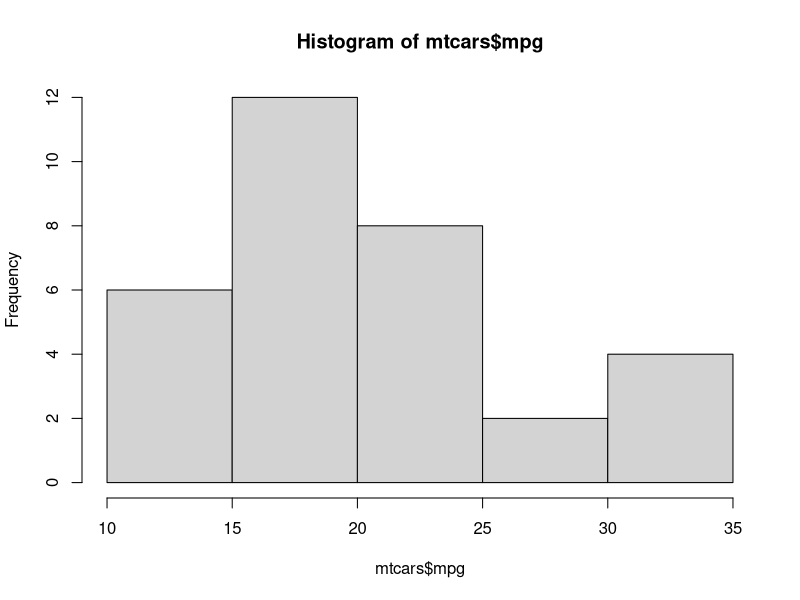
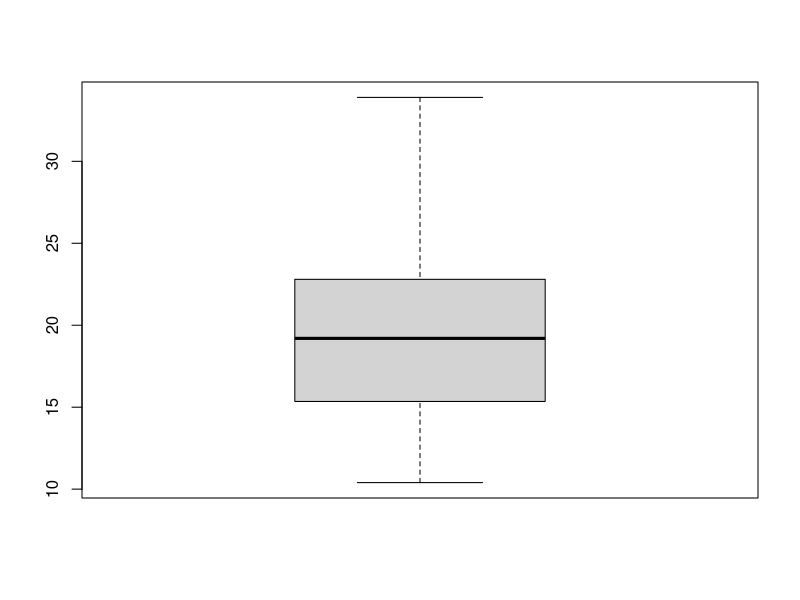

These figures' R source, in order:
## ---- chunk 1
library(tidyverse)
## ---- chunk 2
mtc<-as_tibble(mtcars)
class(mtc)
mtc
## ---- chunk 3
sum(mtc$gear > 4 )
select(mtc, 1:4, -3)
select (mtc, starts_with("c"),   ends_with("t"))
select(mtc, num_range("mpg", 1:5))
mtM <- mutate(mtc, hpp = hp/10)
mtM
filter(mtc, cyl %in% c(4,8))
arrange(mtc, cyl, desc(mpg))
arrange(filter(select(mtc, mpg:vs, -disp, -drat), (cyl == 8 | cyl == 6) & qsec >16), desc(cyl) )
summarise(mtc,  max_mpg = max(mpg),min_mpg = min(mpg))
newmtpipe <- mtc %>% select ( mpg:vs, -disp, -drat) %>%
  filter((cyl == 8 | cyl == 6) & qsec >16) %>% arrange(desc(cyl))
newmtpipe
## ---- chunk 4
messy <- data.frame("name" = c("ahmed", "khalid", "yousif"), a = c(50, 80, 90), b = c(70, 90, 10))
messy
gather(messy, drug, heartrate, 2:3)
## ---- chunk 5
area <- data.frame(city = c("madinah", "jeddeh", "ryadh","madinah", "jeddeh", "ryadh"),
                   size = c("small", "large","small","large", "small","large"),
                   amount= c(40,100,120,50, 90, 110))
area
spread(area, size, amount)
## ---- chunk 6
sep <- data.frame(a = c("1.a", "2.b", "3.c"))
sep
seped <- separate(sep, a, c("num", "char"))
seped
## ---- chunk 7
united <- unite(seped, a, c("num", "char"))
united
## ---- chunk 8
library(lubridate)
## ---- chunk 9
ymd("2015-8-25")
ymd("2015 August 25")
mdy("August 25, 2015")
hms("08:44:34")
ymd_hms("2015/08/25 08.44.34")
## ---- chunk 10
library(stringr)
## ---- chunk 11
str_trim("  this this is ahemd   ")
str_pad("0551", width = 7, side = "left", pad = "5")
friends <- c("salah", "ibrahim", "omar", "osama")
str_detect(friends, "ibrahim")
str_replace(friends, "omar", "odai")

## ---- chunk 12
upper <- toupper("hi I'm funny")
upper
lower <- tolower(upper)
lower
## ---- chunk 13
x <- c(1,2,3,NA)
is.na(x)
!is.na(x)
## ---- chunk 14
x <- c(1,2,NA,3)
mean(x) # returns NA
mean(x, na.rm=TRUE) 
complete.cases(x)
any(is.na(x)) #use any to check if there is any NA values
na.omit(x) # to remove the NA values, in dataframe this function remove the rows that contain NA values.
## ---- chunk 15
hist(mtcars$mpg)
## ---- chunk 16
boxplot(mtcars$mpg)
